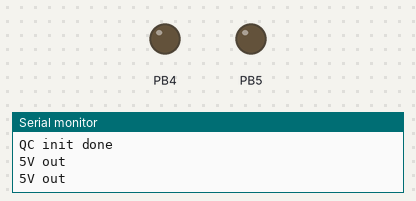
Simulated run of this sketch. Board: ATtiny85, built with avr-gcc and run on an emulated ATtiny85. Parts: output pins drawn as LEDs (lit = HIGH), the last lines printed to the serial monitor.

Above: at 3.5 s.
At 6.5 s:
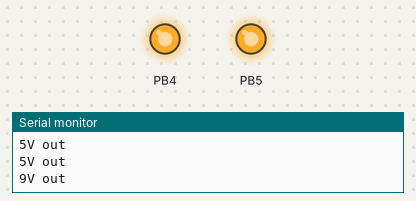
At 9.5 s:
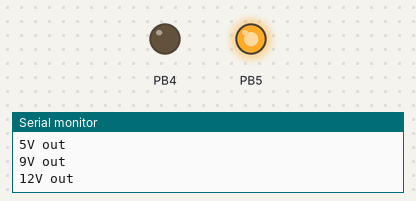
Timing chart, 0 to 13.7 s (numbered marks = the images above):
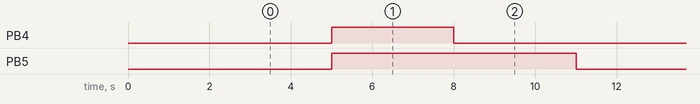

The sketch:

qc_charger_controller.ino
```cpp
/*
  Name        : QC/FastCharge 18w chargers/Powerbanks hack
  Author      : Sureshkumar <ssureshhkk@gmail.com>
  Date        : 18th October 2020
  Description : This code is for the controller to provide variable
                 levels of volts to the data lines to change 5v/9v/12v
                 outputs of the 18w chargers/powerbank
  References  : https://www.youtube.com/watch?v=dw3MehLAyWU
                https://create.arduino.cc/projecthub/PSoC_Rocks/hacking-qualcomm-quick-charge-qc-2-0-3-0-with-attiny85-b7627d

This is written for the nodeMCU. It should work with any 3.3v arduino compatible
boards. Wire the circuit as given and change the pin numbers accordingly.
*/


void setup() {
  // Hardare pins init
  pinMode(5, OUTPUT); // D+, a+
  pinMode(4, OUTPUT); // D+, b+
  pinMode(14, OUTPUT); // D-, a-
  pinMode(12, OUTPUT); // D-, b-
  Serial.begin(9600);

  // By QC standards, the Data+ needs a 0.6v for 1.5 seconds to let the charger
  // be put in QuickCharge modea and provide 9/12/20v
  //QC init,  D+ = 0.6, D- = GND
  //          5 - high, 14 - low,
  //          4 - low,  12 - low
  digitalWrite(5, HIGH);
  digitalWrite(4, LOW);
  digitalWrite(14, LOW);
  digitalWrite(12, LOW);
  delay(2000);
  Serial.println("QC init done");
  Serial.println("5V out");
}

void loop() {
  // 5v,  D+ = 0.6v   | D- = 0v
  //      5 - HIGH    | 14 - LOW
  //      4 - LOW     | 12 - LOW
  digitalWrite(5, HIGH);
  digitalWrite(4, LOW);
  digitalWrite(14, LOW);
  digitalWrite(12, LOW);
  Serial.println("5V out");
  delay(3000);

  // 9v,  D+ = 3.3v   | D- = 0.6v
  //      5 - HIGH    | 14 - HIGH
  //      4 - HIGH    | 12 - LOW
  digitalWrite(5, HIGH);
  digitalWrite(4, HIGH);
  digitalWrite(14, HIGH);
  digitalWrite(12, LOW);
  Serial.println("9V out");
  delay(3000);


  // 12v,  D+ = 0.6v  | D- = 0.6v
  //      5 - HIGH    | 14 - HIGH
  //      4 - LOW     | 12 - LOW
  digitalWrite(5, HIGH);
  digitalWrite(4, LOW);
  digitalWrite(14, HIGH);
  digitalWrite(12, LOW);
  Serial.println("12V out\n\n");
  delay(3000);
}


//========================test codes====================
//test 14, 2 output
//digitalWrite(14, HIGH); // to 10Kohm R
//digitalWrite(12, HIGH); // to 2.2Kohm R
//Serial.println("3.3v out");
//delay(3000);
//digitalWrite(14, HIGH); // to 10Kohm R
//digitalWrite(12, LOW); // to 2.2Kohm R
//Serial.println("0.6v out");
//delay(3000);
//digitalWrite(14, LOW); // to 10Kohm R
//digitalWrite(12, LOW); // to 2.2Kohm R
//Serial.println("0v out\n\n");
//delay(3000);


//test a pin
//digitalWrite(4, HIGH); // to 10Kohm R
//Serial.println("on-----");
//delay(3000);
//digitalWrite(4, LOW); // to 10Kohm R
//Serial.println("off");
//delay(3000);


//test 5, 4 output
//digitalWrite(5, HIGH); // to 10Kohm R
//digitalWrite(4, HIGH); // to 2.2Kohm R
//Serial.println("3.3v out");
//delay(3000);
//digitalWrite(5, HIGH); // to 10Kohm R
//digitalWrite(4, LOW); // to 2.2Kohm R
//Serial.println("0.6v out");
//delay(3000);
//digitalWrite(5, LOW); // to 10Kohm R
//digitalWrite(4, LOW); // to 2.2Kohm R
//Serial.println("0v out\n\n");
//delay(3000);
```

Measured:
- by itself, PB4: alternates HIGH for 3.0 s and LOW for 6.0 s
- by itself, PB5: alternates HIGH for 6.0 s and LOW for 3.0 s
- by itself, everything shown: repeats every 9.0 s, in 3 steps
